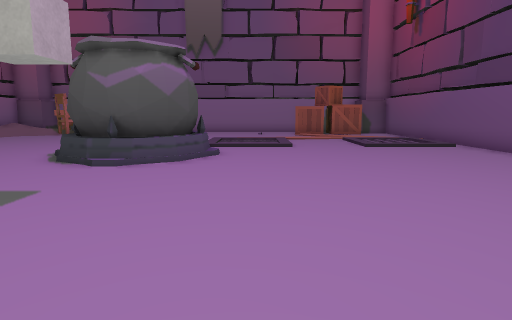
View 1 (above)

16 first-person views from a walk through a 3-D level made in the Unity game engine. The camera is 1.2 m above the floor, tilts 8° down and sees 75° across. The floor is counted in squares, 1 m on a side. Each view is taken from the middle of a square. On the plan, view 1 faces up. The plan holds only what a view shows up to about 14 squares ahead; the rest is blank. The place goes on beyond the plan. The player character is not drawn. Some animated figures are left out. Some surface patterns are stand-ins.

View 2
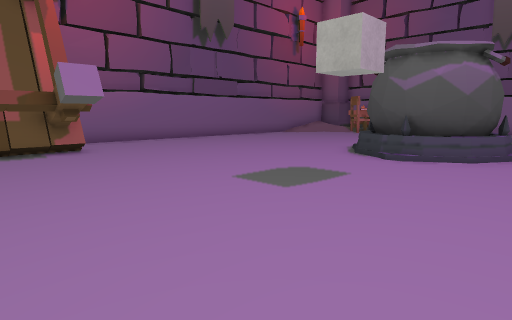

View 3
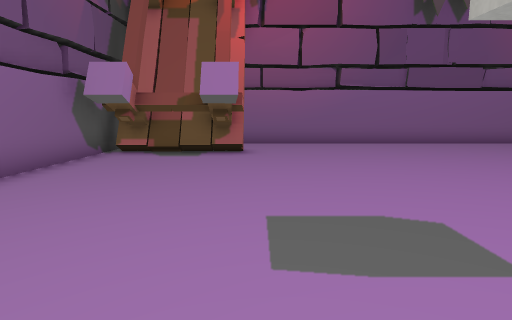

View 4
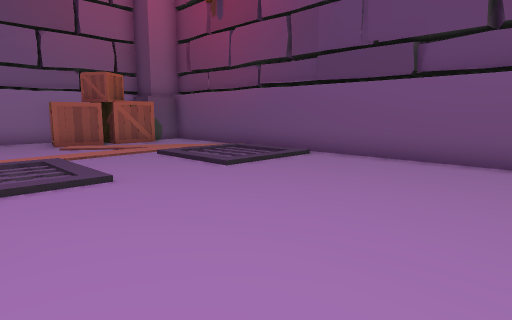

View 5
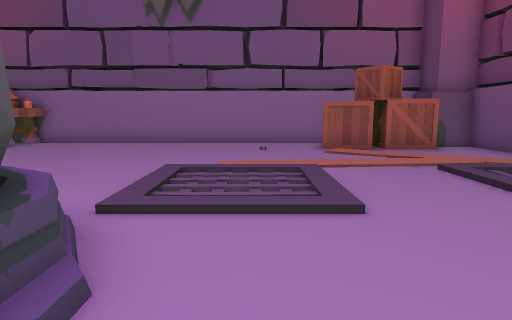

View 6
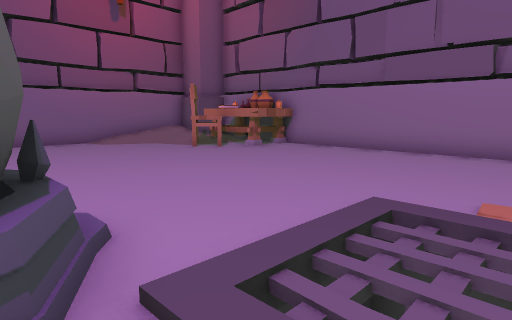

View 7
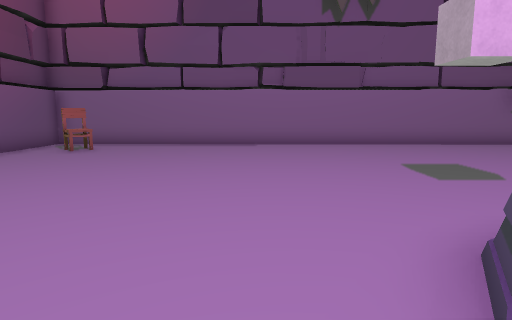

View 8
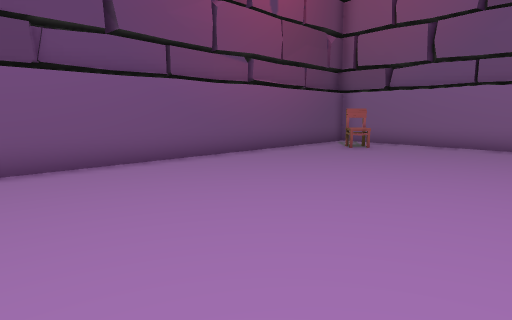

View 9
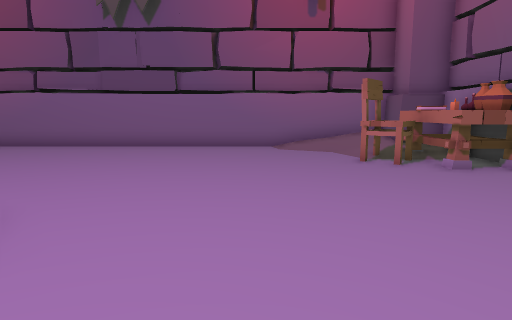

View 10
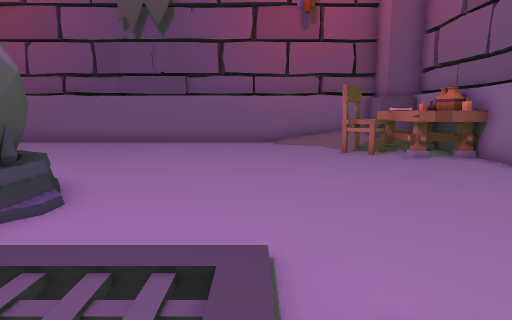

View 11
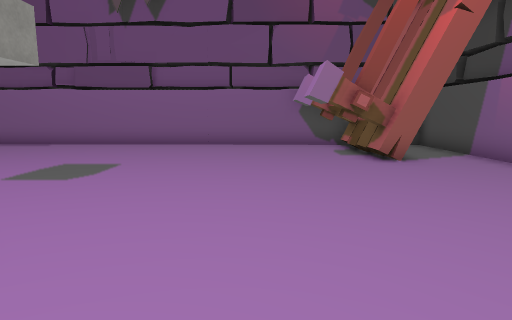

View 12
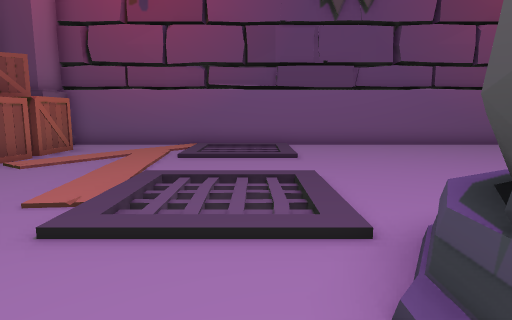

View 13
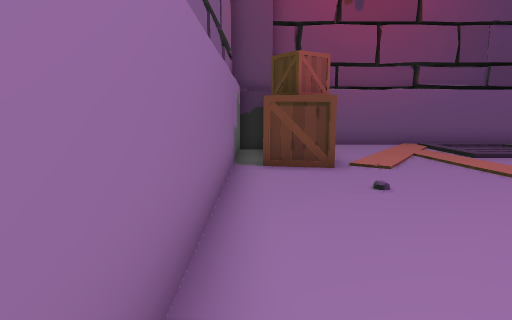

View 14
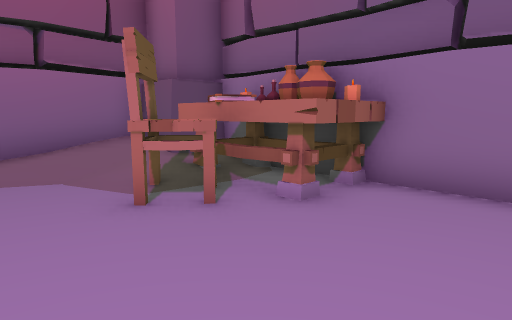

View 15
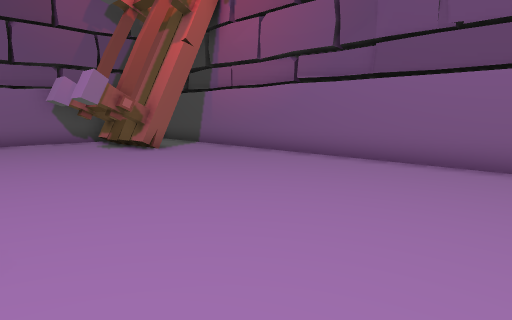

View 16
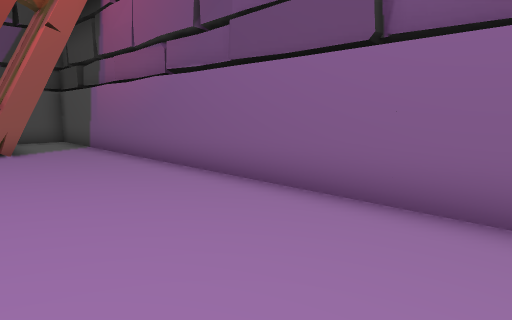

### Floor plan
Key: @ floor where view 1 was taken; # wall or solid block; . main floor; : floor 0.25 m higher than the main floor; / step, stairs or slope; v drop or lower ground; T table; B box; L bottle; O other object.
Columns run from 14 left of view 1 to 8 right of it. Each row starts with its distance up from view 1.
 22  ####################
 21 ##:LTO...........BBB##
 20 ##:OOT...........BBBB##
 19 #/:OO............BBBB.#
 18 #//.O.................#
 17 #/....................#
 16 #.....................#
 15 #.....................#
 14 #............vv....vv.#
 13 #............vv....vv.#
 12 #.........OO..........#
 11 #........OOOO.........#
 10 #........O  O.........#
  9 #........OOOO.........#
  8 #.........OO..........#
  7 #.....................#
  6 #.....................#
  5 #.....................#
  4 #.....................#
  3 #.....................#
  2 #.TTT.................#
  1 #.TT..................#
  0 #.TT..........@.....O.#
 -1 #.TTT.................#
 -2 #######################

Positions as (right, up) in squares from view 1, and headings:
1: (0, 0), facing up
2: (0, -1), facing up-left
3: (-1, 3), facing left
4: (-1, 6), facing up-right
5: (0, 8), facing up
6: (0, 11), facing up-left
7: (0, 11), facing down
8: (0, 11), facing down-right
9: (-1, 15), facing left
10: (1, 15), facing left
11: (-8, 11), facing down
12: (-5, 13), facing right
13: (-5, 21), facing right
14: (-6, 16), facing up-left
15: (-6, 13), facing down-left
16: (-10, 14), facing down-left
